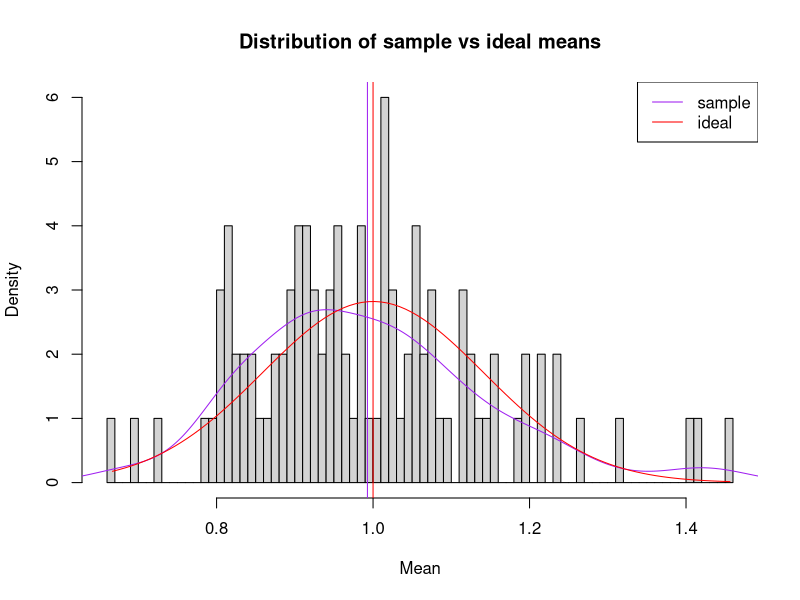

Here is the R script that generated this plot:
## ---- chunk 1
    getMeans <- function(iterations, sampleSize, lambda) {
      simulatedMean <- rep(0, iterations)
      for (i in 1 : iterations) {
        simulatedMean[i] <- mean(rexp(sampleSize, rate = lambda))
      }
      return(simulatedMean)
    }
## ---- chunk 2
getMeans(7, 50, 1)
## ---- chunk 3
sampleMeans <- getMeans(100, 50, 1)
idealXAxis <- seq(min(sampleMeans), max(sampleMeans), length=100)
idealYAxis <- dnorm(idealXAxis, mean=1, sd=1/(1 * sqrt(50)))
hist(sampleMeans,
     breaks = 100,
     probability = TRUE,
     xlab = "Mean",
     main = "Distribution of sample vs ideal means",
     ylab = "Density")
abline(v = mean(sampleMeans), col="purple")
abline(v = 1, col="red")
lines(density(sampleMeans), col="purple")
lines(idealXAxis, idealYAxis, col="red")       
legend('topright', c("sample", "ideal"), lwd=1, col=c("purple", "red"))
